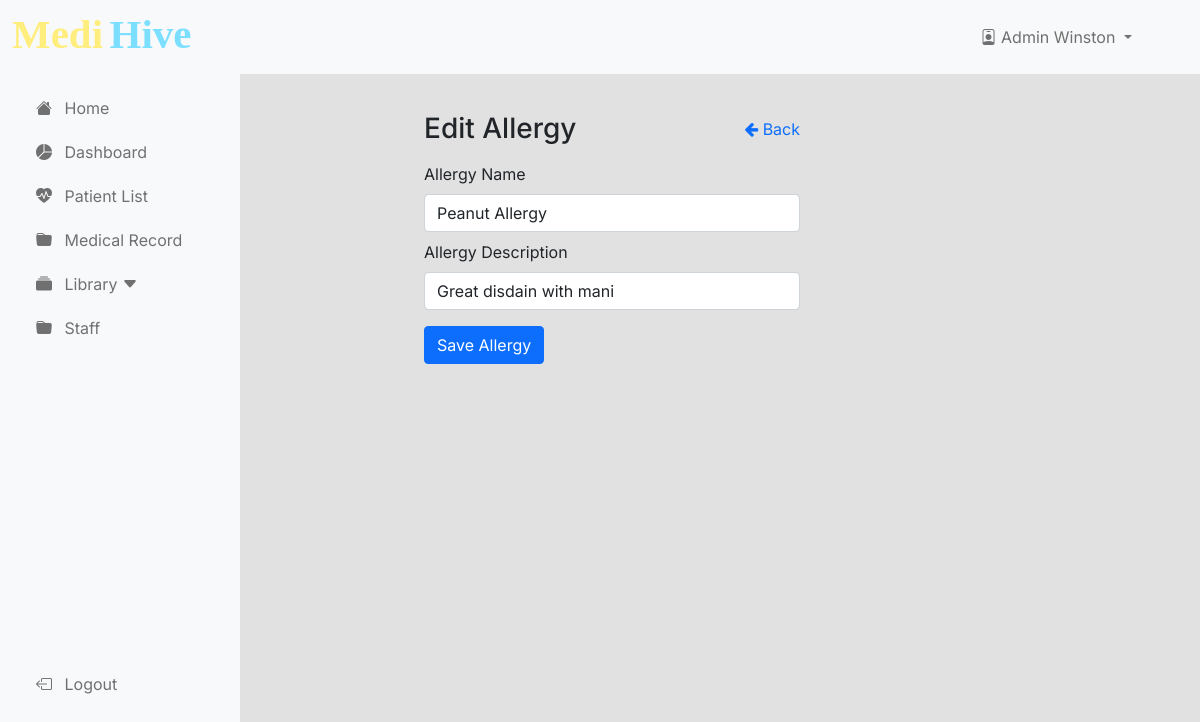
The app's page /pages/admin/editallergy.php?id=1 (signed in) with its own data.
### tables this page shows
CREATE TABLE `allergy` (
  `allergyID` int(11) NOT NULL,
  `allergyName` varchar(255) NOT NULL,
  `allergyDescription` varchar(255) NOT NULL
);

### classes/allergy.class.php (called while the page is built, shortened)
<?php
require_once 'database.php';
Class Allergy{
    protected $db;
    function __construct()
    {
        $this->db = new Database();
    }
    function fetch($record_id){
        $sql = "SELECT * FROM allergy WHERE allergyID = :id;";
        $query=$this->db->connect()->prepare($sql);
        $query->bindParam(':id', $record_id);
        if($query->execute()){
            $data = $query->fetch();
        }
        return $data;
    }
}
?>

### classes/database.php (called while the page is built, shortened)
<?php
class Database {
    private $server = "localhost";
    private $dbname = 'medihive';
    private $user = "root";
    private $pass = '';
    private $connection;
    public function connect() {
        try{
            $this->connection = new PDO("mysql:host=$this->server;dbname=$this->dbname", $this->user, $this->pass);
            $this->connection->setAttribute(PDO::ATTR_ERRMODE, PDO::ERRMODE_EXCEPTION);
        } catch(PDOException $e) {
            die("Connection failed: " . $this->connection->connect_error);
        }
        return $this->connection;
    }
}
?>

### pages/admin/editallergy.php (the view, shortened to what this page needs)
<?php
    require_once '../../classes/allergy.class.php';
    if(isset($_GET['id'])){
        $allergy =  new Allergy();
        $record = $allergy->fetch($_GET['id']);
        $allergy->allergyName = $record['allergyName'];
        $allergy->allergyDescription = $record['allergyDescription'];
    }
?>
<!DOCTYPE html>
<html lang="en">
<?php
    require_once('db-head.php');
?>
<body>
    <?php
        require_once('../../classes/database.php');
        require_once('db-navbar.php');
    ?>
    <main>
        <div class="container-fluid">
            <div class="row">
                <?php
                    require_once('db-sidenav.php');
                ?>
                <main class="col-md-9 ms-sm-auto col-lg-10 px-md-4">
                    <div class="col-12 col-lg-6 d-flex justify-content-between align-items-center">
                        <h2 class="h3 brand-color pt-3 pb-2">Edit Allergy</h2>
                        <a href="allergy.php" class="text-primary text-decoration-none"><i class="fa fa-arrow-left" aria-hidden="true"></i> Back</a>
                    </div>
                    <div class="col-12 col-lg-6">
                        <form method="post" action="">
                            <div class="mb-2">
                                <label for="allergyName" class="form-label">Allergy Name</label>
                                <input type="text" class="form-control" id="allergyName" name="allergyName" required value="<?php if(isset($_POST['allergyName'])) { echo $_POST['allergyName']; }else if(isset($allergy->allergyName)) { echo $allergy->allergyName; } ?>">
                            </div>
                            <div class="mb-2">
                                <label for="allergyDescription" class="form-label">Allergy Description</label>
                                <input type="text" class="form-control" id="allergyDescription" name="allergyDescription" required value="<?php if(isset($_POST['allergyDescription'])) { echo $_POST['allergyDescription']; }else if(isset($allergy->allergyDescription)) { echo $allergy->allergyDescription; } ?>">
                            </div>
                            <button type="submit" name="save" class="btn btn-primary mt-2 mb-3 brand-bg-color" id="addAllergyButton"> Save Allergy</button>
                        </form>
                    </div>
                </main>
            </div>
        </div>
    </main>
</body>
</html>

### css/admins.css (style rules this page uses)
* { margin: 0; padding: 0; font-size: 1rem; box-sizing: border-box; font-family: "Inter", sans-serif; }
body { background-color: #e1e1e1; }
:root { --offcanvas-width: 240px; --topbarHeight: 9%; --topmainHeight: 8%; --formHeight: 30%; }
@media screen and (min-width: 992px) { body { overflow: auto !important; } }
@media screen and (min-width: 992px) { main { margin-top: var(--topmainHeight); margin-left: var(--offcanvas-width); } }
@media screen and (min-width:768px) { main { margin-top: 8%; } }

### records on screen
allergy: allergyName "Peanut Allergy", allergyDescription "Great disdain with mani"

### other values on screen
$_SESSION['data']['role'] "Admin"
$_SESSION['data']['firstName'] "Winston"
